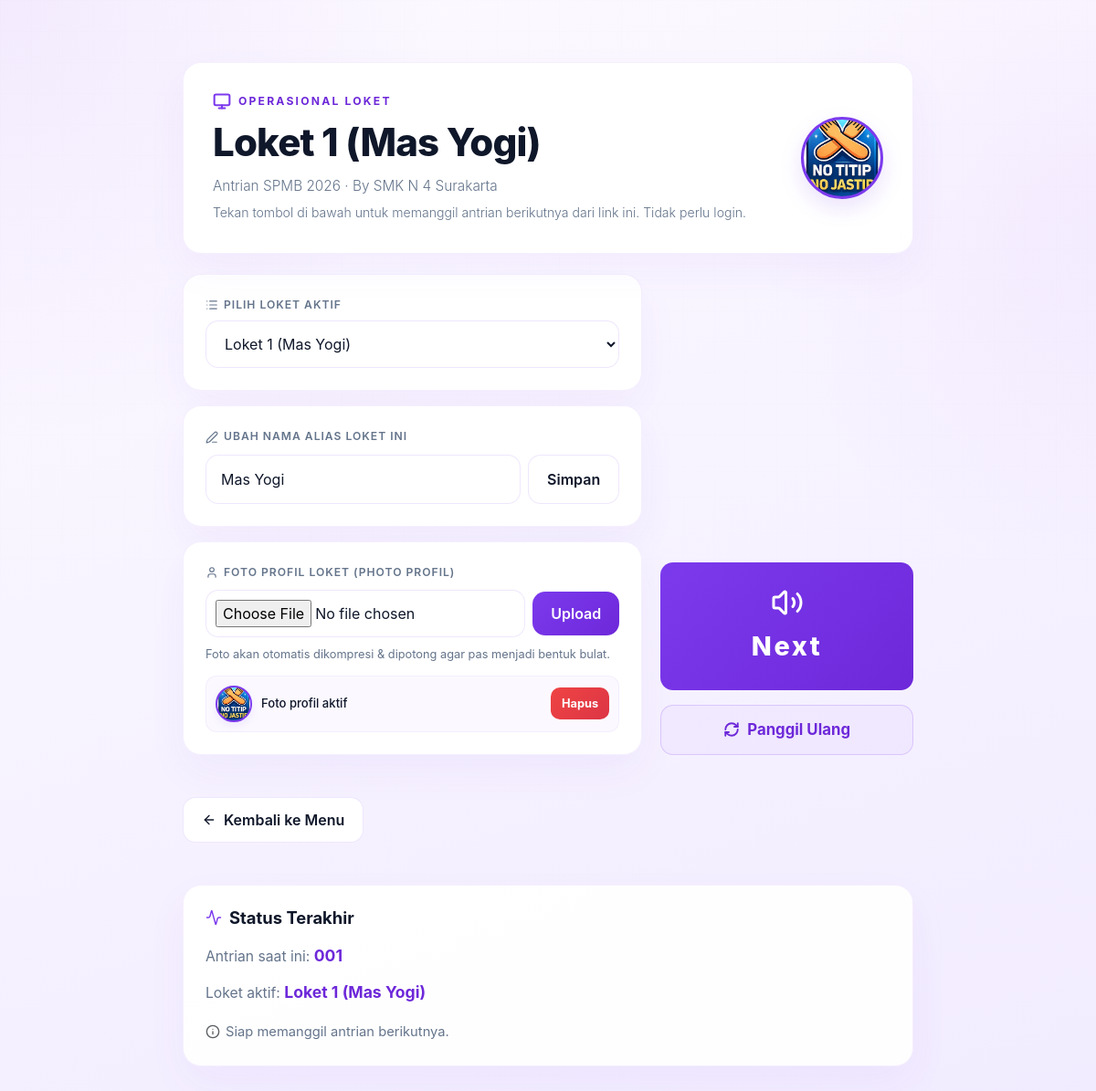
Page /loket&loket=1 (signed in) on the earlier database version.
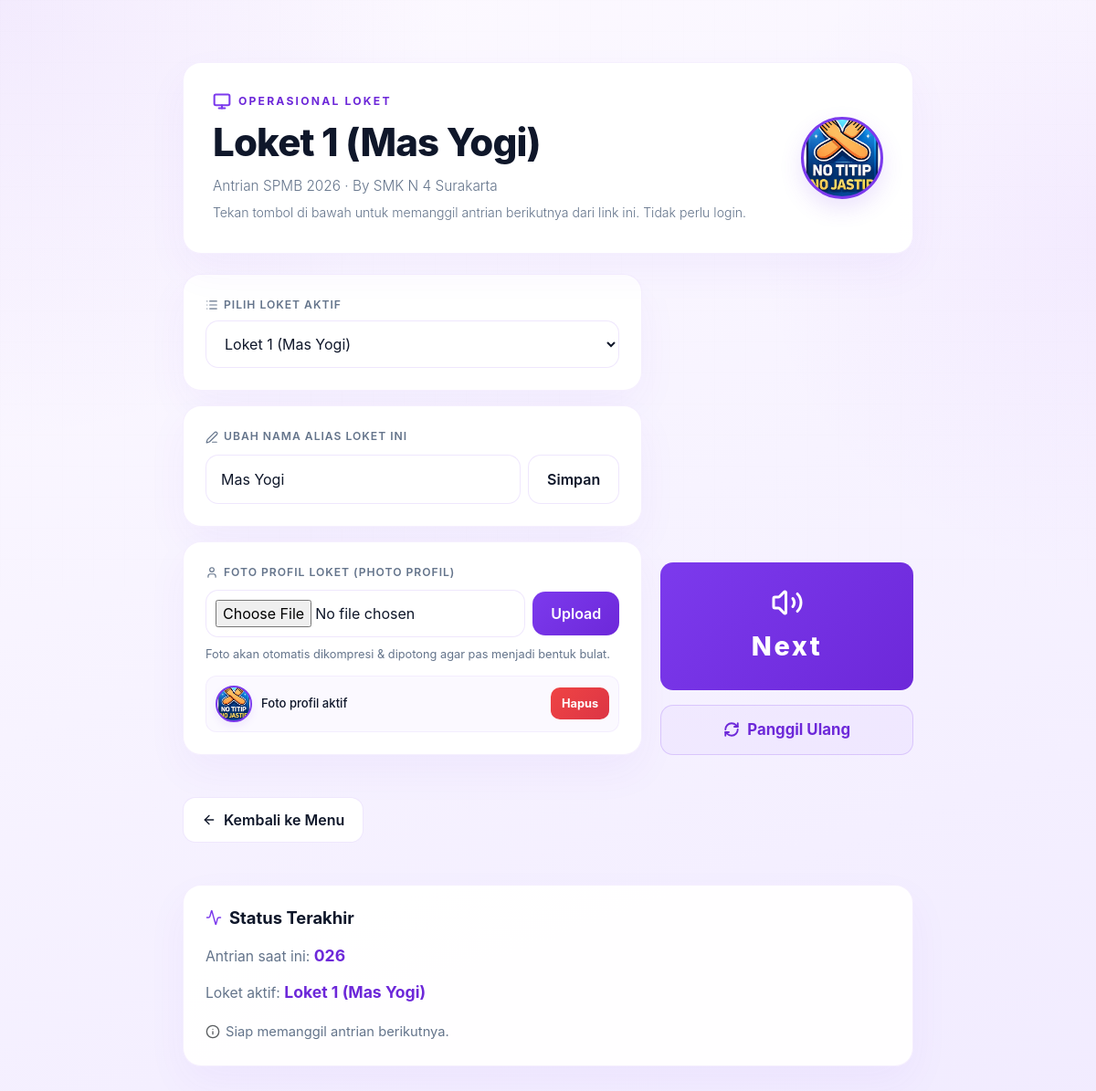
Same page on the later database version.
### tables this page shows
CREATE TABLE users (
                id INTEGER PRIMARY KEY AUTOINCREMENT,
                username TEXT NOT NULL UNIQUE,
                password_hash TEXT NOT NULL,
                role TEXT NOT NULL CHECK (role IN ("admin", "loket")),
                created_at TEXT NOT NULL
            , alias TEXT NOT NULL DEFAULT "");

CREATE TABLE state (
            id INTEGER PRIMARY KEY CHECK (id = 1),
            antrian INTEGER NOT NULL DEFAULT 0,
            loket INTEGER NOT NULL DEFAULT 0,
            panggil INTEGER NOT NULL DEFAULT 0
        );

### index.php (called while the page is built, shortened)
<?php
$requestUri = $_SERVER['REQUEST_URI'] ?? '';
$path = parse_url($requestUri, PHP_URL_PATH);
if ($path === '/' || $path === '/menu' || $path === '/index.php') {
    $page = 'menu';
} elseif (strpos($path, '/loket') === 0) {
    $page = 'loket';
} elseif ($path === '/layar') {
    $page = 'layar';
} elseif ($path === '/admin') {
    $page = 'admin';
} elseif ($path === '/login') {
    $page = 'login';
} elseif ($path === '/register') {
    $page = 'register';
} elseif ($path === '/logout') {
    $page = 'logout';
} else {
    $page = $_GET['page'] ?? 'menu';
}
$pageMap = [
    'menu' => __DIR__ . '/views/menu.php',
    'layar' => __DIR__ . '/views/layar.php',
    'admin' => __DIR__ . '/views/admin.php',
    'loket' => __DIR__ . '/views/loket.php',
    'login' => __DIR__ . '/auth/login.php',
    'register' => __DIR__ . '/auth/register.php',
    'logout' => __DIR__ . '/auth/logout.php',
];
require $pageMap[$page];

### config/database.php (called while the page is built, shortened)
<?php
function antrian_db(): PDO
{
    static $pdo = null;
    if ($pdo instanceof PDO) {
        return $pdo;
    }
    $databasePath = __DIR__ . '/../database/antrian.sqlite';
    $pdo = new PDO('sqlite:' . $databasePath);
    $pdo->setAttribute(PDO::ATTR_ERRMODE, PDO::ERRMODE_EXCEPTION);
    $pdo->setAttribute(PDO::ATTR_DEFAULT_FETCH_MODE, PDO::FETCH_ASSOC);
    $pdo->exec('PRAGMA foreign_keys = ON');
    $pdo->exec(
        'CREATE TABLE IF NOT EXISTS state (
            id INTEGER PRIMARY KEY CHECK (id = 1),
            antrian INTEGER NOT NULL DEFAULT 0,
            loket INTEGER NOT NULL DEFAULT 0,
            panggil INTEGER NOT NULL DEFAULT 0
        )'
    );
    $pdo->exec('INSERT OR IGNORE INTO state (id, antrian, loket, panggil) VALUES (1, 0, 0, 0)');
    $pdo->exec(
        'CREATE TABLE IF NOT EXISTS app_settings (
            id INTEGER PRIMARY KEY CHECK (id = 1),
            intro_text TEXT NOT NULL,
            outro_text TEXT NOT NULL,
            queue_start INTEGER NOT NULL DEFAULT 1,
            display_cols INTEGER NOT NULL DEFAULT 4,
            display_rows INTEGER NOT NULL DEFAULT 2
        )'
    );
    $pdo->exec(
        'INSERT OR IGNORE INTO app_settings (id, intro_text, outro_text, queue_start)
            VALUES (1, "", "", 1)'
    );
    $pdo->exec(
        'CREATE TABLE IF NOT EXISTS loket_last_call (
            loket INTEGER PRIMARY KEY,
            antrian INTEGER NOT NULL DEFAULT 0,
            updated_at TEXT NOT NULL
        )'
    );
    $pdo->exec(
        'CREATE TABLE IF NOT EXISTS users (
            id INTEGER PRIMARY KEY AUTOINCREMENT,
            username TEXT NOT NULL UNIQUE,
            alias TEXT NOT NULL DEFAULT "",
            password_hash TEXT NOT NULL,
            role TEXT NOT NULL CHECK (role IN ("admin", "loket")),
            created_at TEXT NOT NULL
        )'
    );
    $schemaStatement = $pdo->prepare('SELECT sql FROM sqlite_master WHERE type = "table" AND name = :table_name LIMIT 1');
    $schemaStatement->execute(['table_name' => 'users']);
    $usersTableSql = (string) $schemaStatement->fetchColumn();
    $usersColumns = $pdo->query('PRAGMA table_info(users)')->fetchAll();
    foreach ($usersColumns as $column) {
        if ((string) $column['name'] === 'alias') {
            $hasAliasColumn = true;
            break;
        }
    }
    $pdo->exec('UPDATE users SET alias = username WHERE alias = "" OR alias IS NULL');
    $legacyRole = implode('', array_map('chr', [99, 108, 105, 101, 110, 116]));
    $pdo->prepare('UPDATE users SET role = :new_role WHERE role = :old_role')
        ->execute([
            'new_role' => 'loket',
            'old_role' => $legacyRole,
        ]);
    $existingUsers = (int) $pdo->query('SELECT COUNT(*) FROM users')->fetchColumn();
    $settingsColumns = $pdo->query('PRAGMA table_info(app_settings)')->fetchAll();
    foreach ($settingsColumns as $column) {
        $columnName = (string) $column['name'];
        if ($columnName === 'queue_start') {
            $hasQueueStartColumn = true;
        }
        if ($columnName === 'intro_text') {
            $hasIntroColumn = true;
        }
        if ($columnName === 'outro_text') {
            $hasOutroColumn = true;
        }
        if ($columnName === 'display_cols') {
            $hasDisplayColsColumn = true;
        }
        if ($columnName === 'display_rows') {
            $hasDisplayRowsColumn = true;
        }
    }
    $loketAccountCount = (int) $pdo->query('SELECT COUNT(*) FROM users WHERE role = "loket"')->fetchColumn();
    $existingSlotCount = (int) $pdo->query('SELECT COUNT(*) FROM loket_last_call')->fetchColumn();
    $now = date('Y-m-d H:i:s');
    $insertSlot = $pdo->prepare(
        'INSERT INTO loket_last_call (loket, antrian, updated_at)
         VALUES (:loket, 0, :updated_at)
         ON CONFLICT(loket) DO NOTHING'
    );
    for ($loket = 1; $loket <= $loketAccountCount; $loket++) {
        $insertSlot->execute([
            'loket' => $loket,
            'updated_at' => $now,
        ]);
    }
    return $pdo;
}
function antrian_state(): array
{
    $statement = antrian_db()->query('SELECT id, antrian, loket, panggil FROM state WHERE id = 1');
    $state = $statement ? $statement->fetch() : false;
    return $state ?: [
        'id' => 1,
        'antrian' => 0,
        'loket' => 0,
        'panggil' => 0,
    ];
}
function antrian_format_number(int $number): string
{
    return str_pad((string) $number, 3, '0', STR_PAD_LEFT);
}

### auth/helpers.php (called while the page is built, shortened)
<?php
require_once __DIR__ . '/../config/database.php';
function antrian_loket_accounts(): array
{
    $statement = antrian_db()->query(
        'SELECT id, username, alias, role, created_at
         FROM users
         WHERE role = "loket"
         ORDER BY id ASC'
    );
    return $statement ? $statement->fetchAll() : [];
}

### views/loket.php (the view, shortened to what the rows shown need)
<?php
require __DIR__ . '/../config/database.php';
require __DIR__ . '/../auth/helpers.php';
$loket = filter_input(INPUT_GET, 'loket', FILTER_VALIDATE_INT);
$loket = $loket && $loket > 0 ? $loket : 1;
$loketAccounts = antrian_loket_accounts();
$currentLoketAccount = $loketAccounts[$loket - 1] ?? null;
$aliasName = $currentLoketAccount ? ($currentLoketAccount['alias'] ?: 'Loket ' . $loket) : 'Loket ' . $loket;
$state = antrian_state();
$currentQueue = antrian_format_number((int) $state['antrian']);
?><!DOCTYPE html>
<html lang="id">
<head>
    <script src="https://cdn.tailwindcss.com"></script>
    <link href="https://cdn.jsdelivr.net/npm/bootstrap@5.3.3/dist/css/bootstrap.min.css" rel="stylesheet">
    <link rel="stylesheet" href="/assets/css/style.css">
</head>
<body class="app-shell app-loket" data-role="loket" data-next-base-url="/api/next.php" data-loket="<?= $loket ?>">
    <main class="page page-loket" style="max-width: 800px; margin-top: 40px; margin-bottom: 60px;">
        <section class="panel-card loket-header" style="position: relative; overflow: hidden; padding: 32px; display: flex; justify-content: space-between; align-items: center; gap: 24px;">
            <div style="flex: 1;">
                <h1 id="loketTitle" style="font-weight: 850; letter-spacing: -0.02em; margin-bottom: 12px; color: var(--text); font-size: clamp(2rem, 3.5vw, 2.8rem); line-height: 1.1;">
                </h1>
            </div>
        </section>
        <section class="loket-controls" style="gap: 20px;">
            <div class="d-flex flex-column gap-3">
                <div class="panel-card" style="width: 100%;">
                    <div style="display: flex; gap: 8px; margin-top: 10px;">
                        <input type="text" id="loketAliasInput" class="input-select" style="margin-top: 0; flex: 1;" value="<?= htmlspecialchars($aliasName && $aliasName !== 'Loket ' . $loket ? $aliasName : '', ENT_QUOTES, 'UTF-8') ?>" placeholder="Contoh: Loket Pembayaran">
                        <button class="button button-ghost" id="saveAliasButton" type="button" style="padding: 10px 20px; white-space: nowrap;">Simpan</button>
                    </div>
                </div>
            </div>
        </section>
        <section class="panel-card loket-summary" style="margin-top: 24px; padding: 24px;">
            <h2 style="font-weight: 750; font-size: 1.15rem; color: var(--text); margin-bottom: 16px; display: flex; align-items: center; gap: 8px;">
                <i data-lucide="activity" class="text-primary" style="width: 18px; height: 18px;"></i> Status Terakhir
            </h2>
            <div style="display: flex; flex-direction: column; gap: 10px;">
                <p class="mb-0" style="font-size: 0.98rem; color: var(--text);">Antrian saat ini: <strong id="currentQueueNumber" style="color: var(--accent-strong); font-size: 1.1rem; font-weight: 750;"><?= htmlspecialchars($currentQueue, ENT_QUOTES, 'UTF-8') ?></strong></p>
            </div>
        </section>
    </main>
</body>
</html>

Differences in the rows shown:
changed state: antrian "001" → "026"
